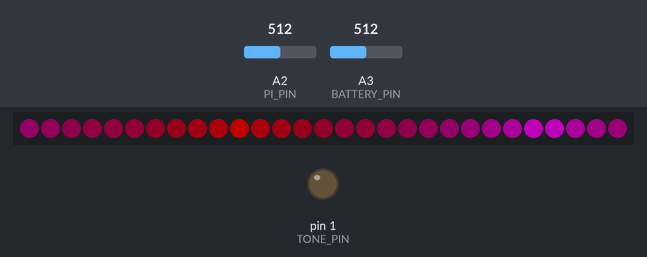
A sketch run on a simulated Arduino Uno, built with avr-gcc and run on an emulated ATmega328P. On the bench: 29 RGB LEDs in strip order, left to right, output pins drawn as LEDs (lit = HIGH). Inputs (shaded band) come from the test bench; at power-on: A3 (BATTERY_PIN) = 512, A2 (PI_PIN) = 512. Dim RGB values are drawn brighter than linear.

Above: at 1.26 s.
1.3 s: A3 (BATTERY_PIN) set to 642
3.0 s: A3 (BATTERY_PIN) set to 663
At 3.41 s:
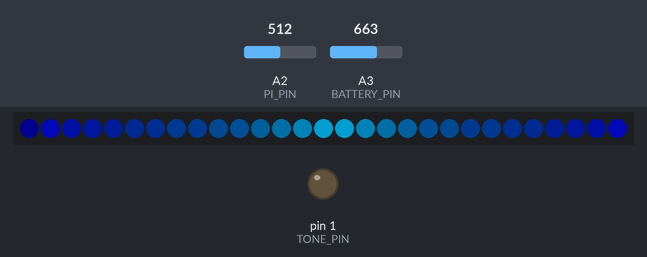
5.0 s: A2 (PI_PIN) set to 20
At 5.23 s:
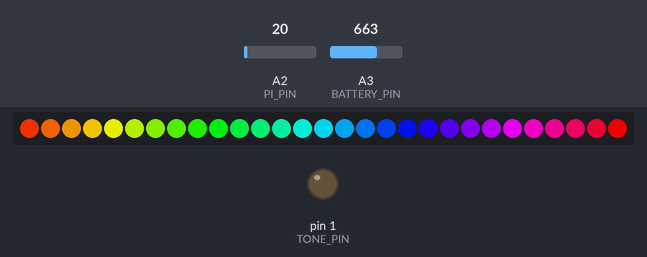
6.8 s: A2 (PI_PIN) set to 23
At 7.11 s:
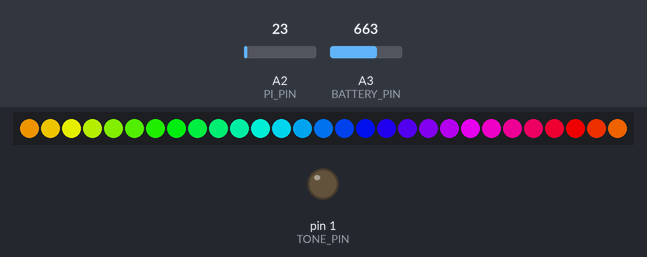
8.5 s: A2 (PI_PIN) set to 310
10.0 s: A2 (PI_PIN) set to 344
At 10.4 s:
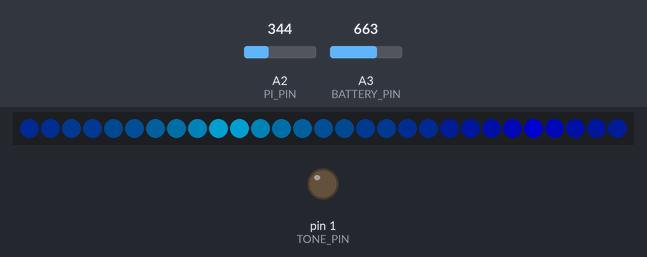

The sketch:

attiny_85_battery_code.ino
```cpp
#include <Adafruit_NeoPixel.h>

/*
   FOR UNO 5V SIGNALS:
   0% duty cycle: 0-60
   25% duty cycle: 110-400
   50% duty cycle: 401-670
   75% duty cycle: 671-950
   100% duty cycle: 950+

   FOR PI 3V3 SIGNALS:
   0% duty cycle: 0
   33% duty cycle: 200-270
   66% duty cycle: 400-480
   100% duty cycle: 679

   HSV VALUES:
   green=21845
   blue=43690
   skyblue=35134
   pink=54612
   red=65535
*/
const uint8_t NEO_PIN = 0; // board has this as P0
const uint8_t TONE_PIN = 1; // board has this as P1
const uint8_t NUM_PIXELS = 29;
const uint8_t BATTERY_PIN = A3; // same as P3 (TODO: SWITCH THIS!!!)
const uint8_t PI_PIN = A2; // Connects to the Pi
const uint16_t BATTERY_THRESHOLD = 650;
const uint8_t LOADING_COLOR[3] = {255, 100, 0};
const uint8_t ERROR_COLOR[3] = {255, 0, 0};
const uint16_t PI_VAL_LIMITS[4] = {60, 400, 670, 950};

uint16_t battery_voltage = 850; // Initial placeholder @ 4.2V
uint16_t pi_val = 0;
uint8_t pi_counter = 0;
bool shutdown_marker = false;
uint8_t prev_led_mode = -1;
uint8_t led_mode = -1;

Adafruit_NeoPixel strip = Adafruit_NeoPixel(NUM_PIXELS, NEO_PIN, NEO_GRB + NEO_KHZ800);

void setup() {
  pinMode(BATTERY_PIN, INPUT);
  pinMode(NEO_PIN, OUTPUT);
  pinMode(PI_PIN, INPUT);
  pinMode(TONE_PIN, OUTPUT); // Not required, I guess...
  strip.begin();
  strip.clear();
  strip.show();

}

void loop() {
  if (analogRead(BATTERY_PIN) < BATTERY_THRESHOLD) {
    dual_color_sweep(150, 54612, 65535); // From pink to red
  } else {
    switch (led_mode) {
      case 0: // Boot/loading
        pulse_loop(255, LOADING_COLOR); // Pulsing orange
        break;
      case 1: // Enabled
        rainbow_sweep(200); // Rainbow explosions
        break;
      case 2: // Connecting
        dual_color_sweep(230, 35134, 43690); // From sky-blue to blue
        break;
      case 3: // Calibration
        dual_color_sweep(230, 21800, 21900); // Just a dual-pulsing green
        break;
      default: // Some error
        pulse_loop(70, LOADING_COLOR); // Pulsing orange (will run 1 loop on startup)
    }
  }
}

void pulse_loop(uint8_t brightness, const uint8_t color[]) {
  for (int i = 0; i < NUM_PIXELS; i++) {
    strip.clear();
    strip.setPixelColor(i, get_color(color, brightness / 5));
    strip.setPixelColor((i + 1 >= NUM_PIXELS) ? (i + 1 - NUM_PIXELS) : (i + 1), get_color(color, brightness / 2));
    strip.setPixelColor((i + 2 >= NUM_PIXELS) ? (i + 2 - NUM_PIXELS) : (i + 2), get_color(color, brightness));
    strip.setPixelColor((i + 3 >= NUM_PIXELS) ? (i + 3 - NUM_PIXELS) : (i + 3), get_color(color, brightness / 2));
    strip.setPixelColor((i + 4 >= NUM_PIXELS) ? (i + 4 - NUM_PIXELS) : (i + 4), get_color(color, brightness / 5));
    strip.show();

    for (int k = 0; k < 10; k++)
      if (update_pi_val()) goto skip_loop;
  }
skip_loop:
  prev_led_mode = led_mode;
}

void rainbow_sweep(uint8_t brightness) {
  for (int j = 0 ; j < NUM_PIXELS; j++) {
    for (int i = 0; i < NUM_PIXELS; i++) {
      uint16_t hue = ((j + i) * (65536 / NUM_PIXELS)) % 65536;
      strip.setPixelColor(i, strip.ColorHSV(hue, 255, brightness));
    }
    strip.show();

    for (int k = 0; k < 15; k++)
      if (update_pi_val()) goto skip_loop;
  }
skip_loop:
  prev_led_mode = led_mode;
}

void dual_color_sweep(uint8_t brightness, int32_t min_val, int32_t max_val) {
  uint8_t x = 1;
  int32_t range = max_val - min_val;

  for (int j = 0 ; j < NUM_PIXELS; j++) {
    for (int i = 0; i < NUM_PIXELS; i++) {
      int32_t hue = ((j + i) * ((range * 2) / NUM_PIXELS)) % (range * 2);
      hue -= range;
      if (hue < 0) hue = map(hue, -range, -1, max_val, min_val);
      else hue = map(hue, 0, range - 1, min_val, max_val);
      for (uint8_t l = 0; l < map(abs(hue - (min_val + range / 2)), 0, range / 2, 0, 8); l++) x *= 2;
      strip.setPixelColor(i, strip.ColorHSV(hue, 255, brightness - map(x, 0, 256, brightness - 15, 0)));

      //strip.setPixelColor(i, strip.ColorHSV(hue, 255, brightness - map(abs(j - 14), 0, 14, brightness - 10, 0)));
      x = 1;
    }
    strip.show();

    for (int k = 0; k < 10; k++)
      if (update_pi_val()) goto skip_loop;
  }
skip_loop:
  prev_led_mode = led_mode;
}

uint32_t get_color(const uint8_t rgb[], uint8_t brightness) {
  return strip.Color(map(rgb[0], 0, 255, 0, brightness), map(rgb[1], 0, 255, 0, brightness), map(rgb[2], 0, 255, 0, brightness));
}

bool update_pi_val() {
  if (pi_counter == 0) pi_val = 0;

  pi_val += analogRead(PI_PIN);
  delay(4);
  pi_counter++;

  if (pi_counter > 30) { // Multiples of (60 / delay) are preferred
    pi_counter = 0;

    prev_led_mode = led_mode;

    switch (pi_val / 30) { // Same as the number 3 lines above this
      case 0 ... 20: // 0
        led_mode = 0;
        break;
      case 21 ... 335: // 235
        led_mode = 1;
        break;
      case 336 ... 630: // 440
        led_mode = 2;
        break;
      default: // 697 (3V3 theoretical maximum is 676)
        led_mode = 3;
    }

    if (prev_led_mode == 3 && led_mode == 0) {
      shutdown_marker = true;
      return true;
    } else if (prev_led_mode != led_mode) {
      return true;
    } else if (shutdown_marker && led_mode == 0) {
      strip.clear();
      for (int i = 0; i < NUM_PIXELS; i++) strip.setPixelColor(i, get_color(LOADING_COLOR, 170));
      strip.show();
      delay(6000);
      strip.clear();
      strip.show();
      while (true) {
        delay(1000);
      }
    }

  }
  return false;
}
```

Measured:
- the behaviour switches between 649 and 650 on A3 (BATTERY_PIN) (found by bisection; images 0 and 1)
- the behaviour switches between 325 and 326 on A2 (PI_PIN) (found by bisection; images 3 and 4)
- after the input at 3.0 s, the LEDs: first differ from a run without the input after 0.41 s (image 1)
- after the input at 6.8 s, the LEDs: first differ from a run without the input after 0.11 s (image 3 shows a later state)
- after the input at 10.0 s, the LEDs: first differ from a run without the input after 0.12 s (image 4 shows a later state)
